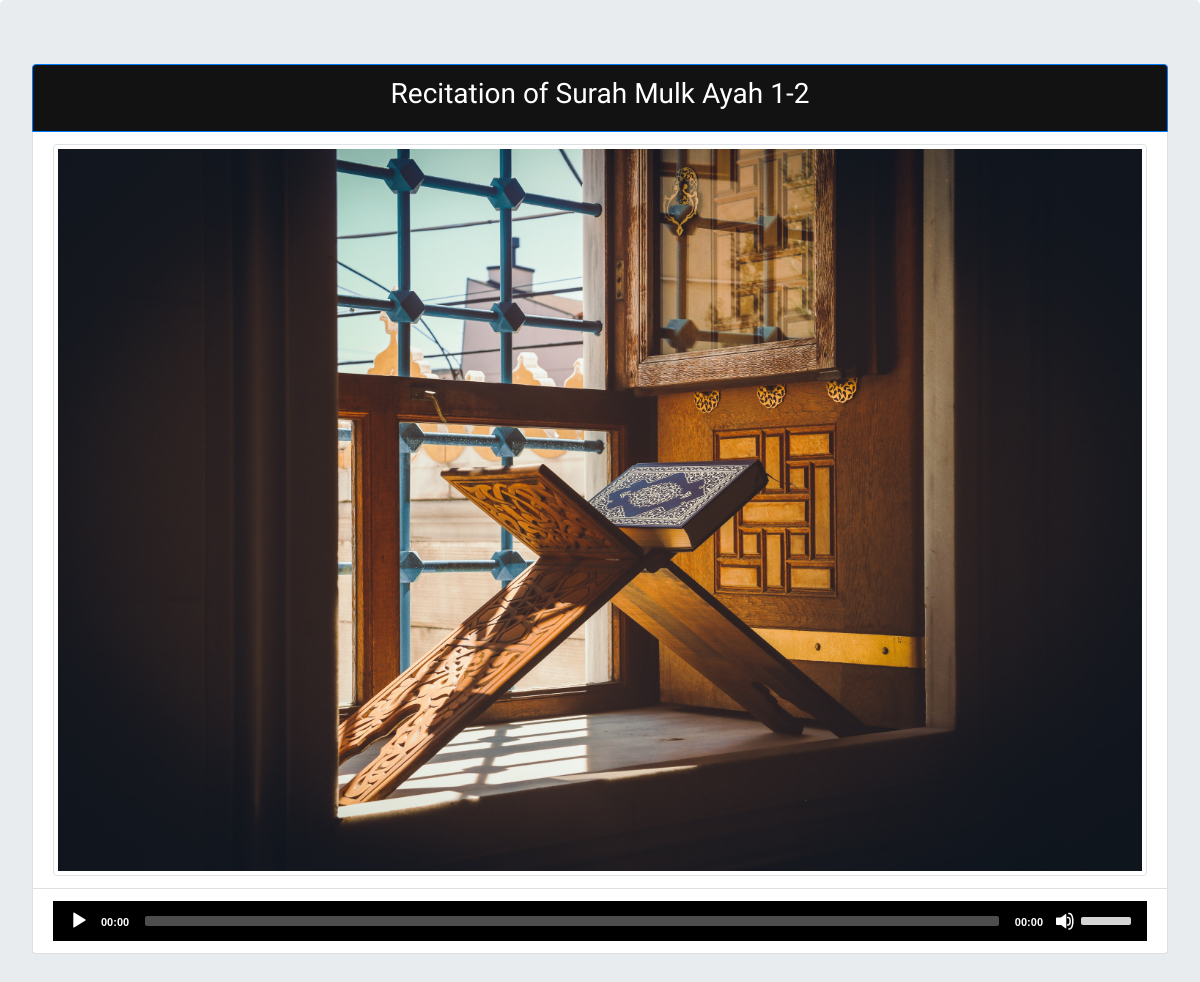
The app's page /tutapp/1/, older data.
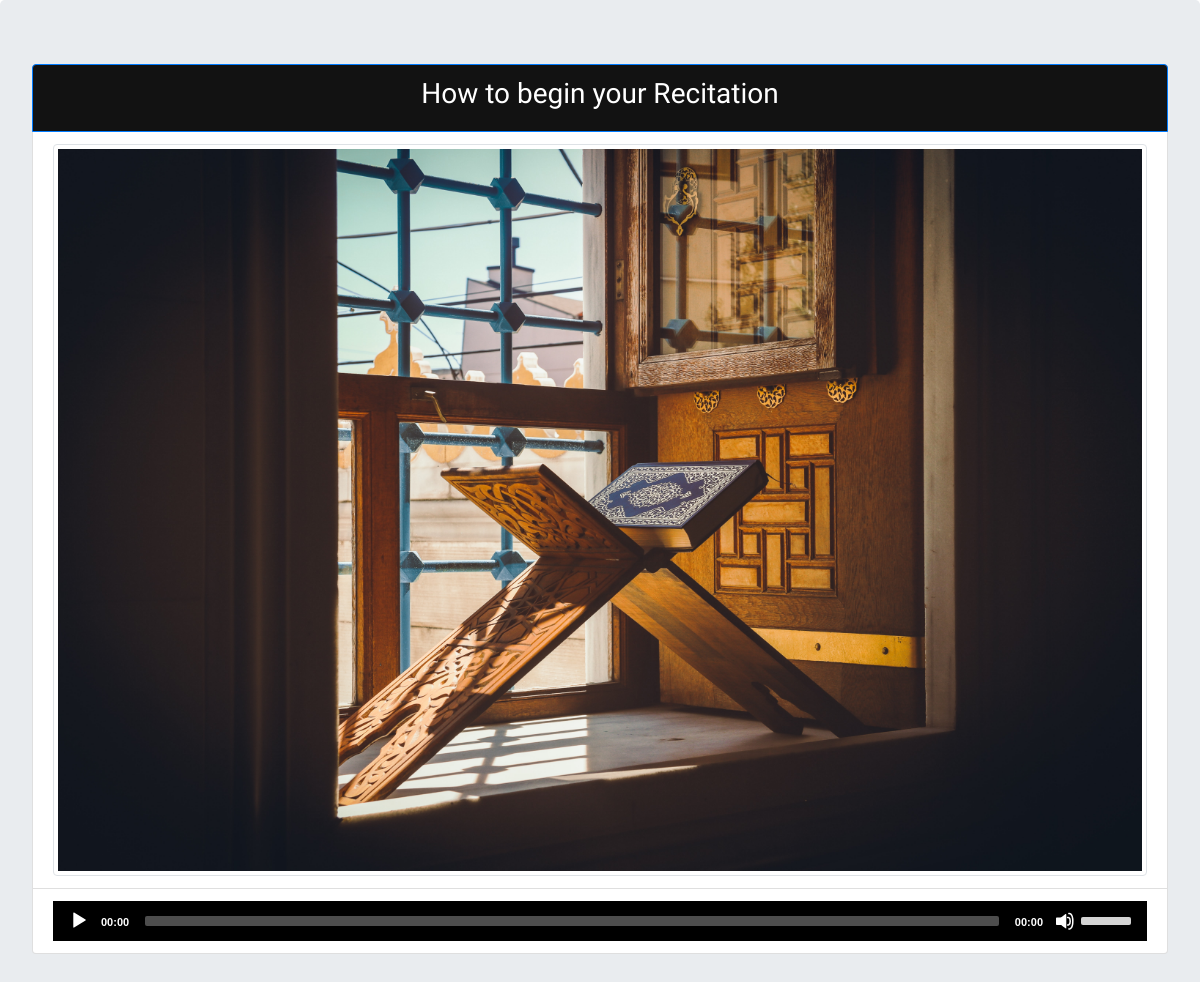
The same page, newer data.
### tutapp/models.py (models this page shows, shortened)
class AudioClip(models.Model):
    title = models.CharField(("Title"), max_length=200, null=True)
    audio_file = models.FileField(default='', blank=True)
    class Meta():
        ordering = ['id']

### tutapp/views.py (the view)
# urls.py: url(r'^(?P<pk>[-\w]+)/$', views.AudioClipDetail.as_view(), name='detail'),
class AudioClipDetail(DetailView):
    model = AudioClip
    template_name = 'clips.html'
    context_object_name = "course_detail"

### templates/clips.html (shortened to what this page needs)
<!DOCTYPE html>
<html lang="en">
{%load staticfiles%}
<head>
    <link rel="stylesheet" href="https://stackpath.bootstrapcdn.com/bootstrap/4.5.2/css/bootstrap.min.css" />
    <link rel="stylesheet" href="https://cdnjs.cloudflare.com/ajax/libs/font-awesome/4.7.0/css/font-awesome.min.css" />
    <link rel="stylesheet" href="{%static 'build/mediaelementplayer.css'%}" />
    <div class="jumbotron">
        <ul class="list-group">
            <li class="list-group-item active" style="background:#121212;">
                <h3 style=" text-align: center; font-family: Alata; ">{{course_detail.title}}</h3>
            </li>
            <li class="list-group-item">
                <img src="{%static 'images/anis-coquelet-LanJEVFzxPw-unsplash.jpg'%}" alt=" " class=" img-fluid img-thumbnail ">
            </li>
            <li class="list-group-item">
            </li>
        </ul>
    </div>
    </body>
</html>

Row changes from the older to the newer data that the page shows:
changed AudioClip: title "Recitation of Surah Mulk Ayah 1-2" → "How to begin your Recitation"
